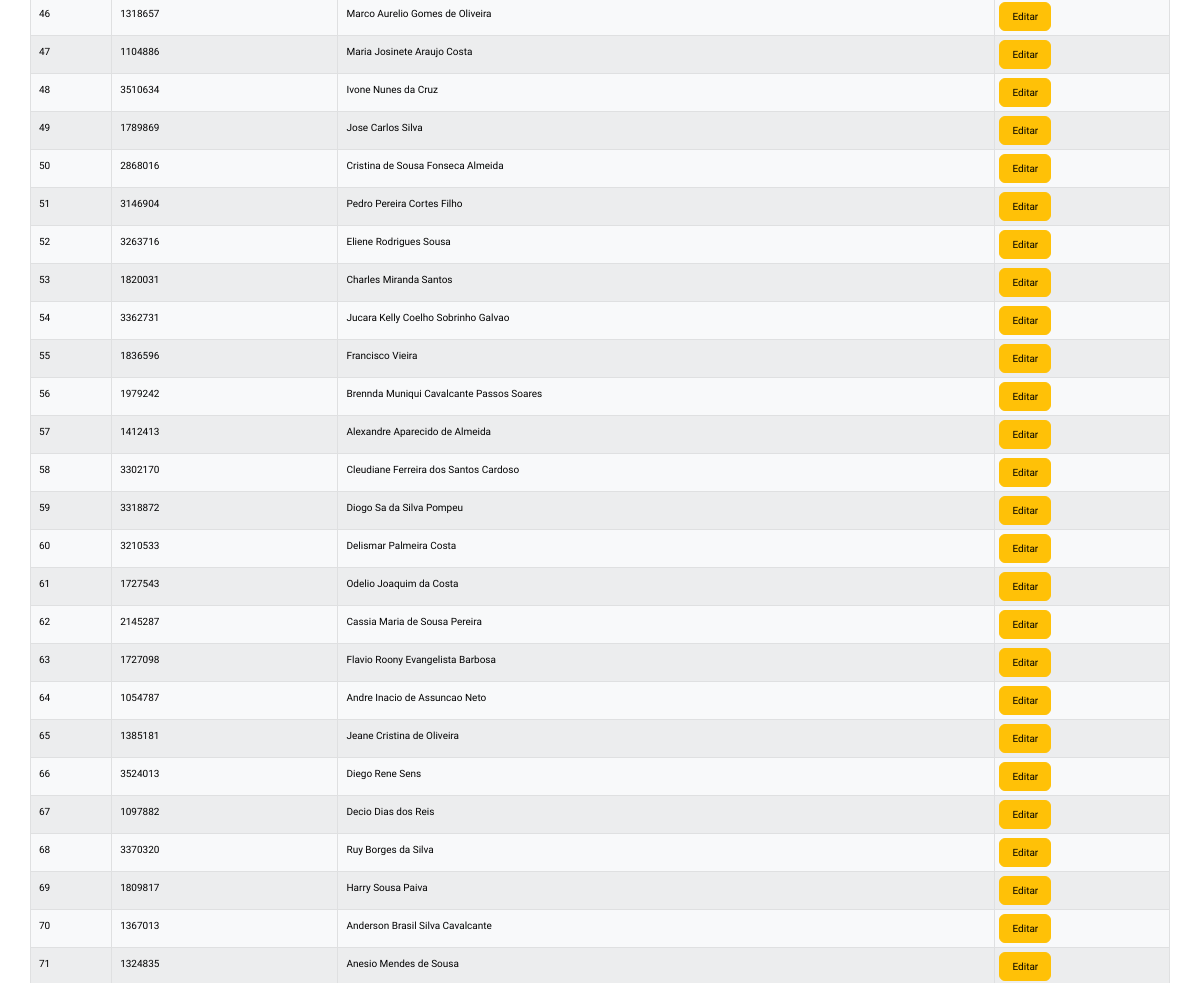
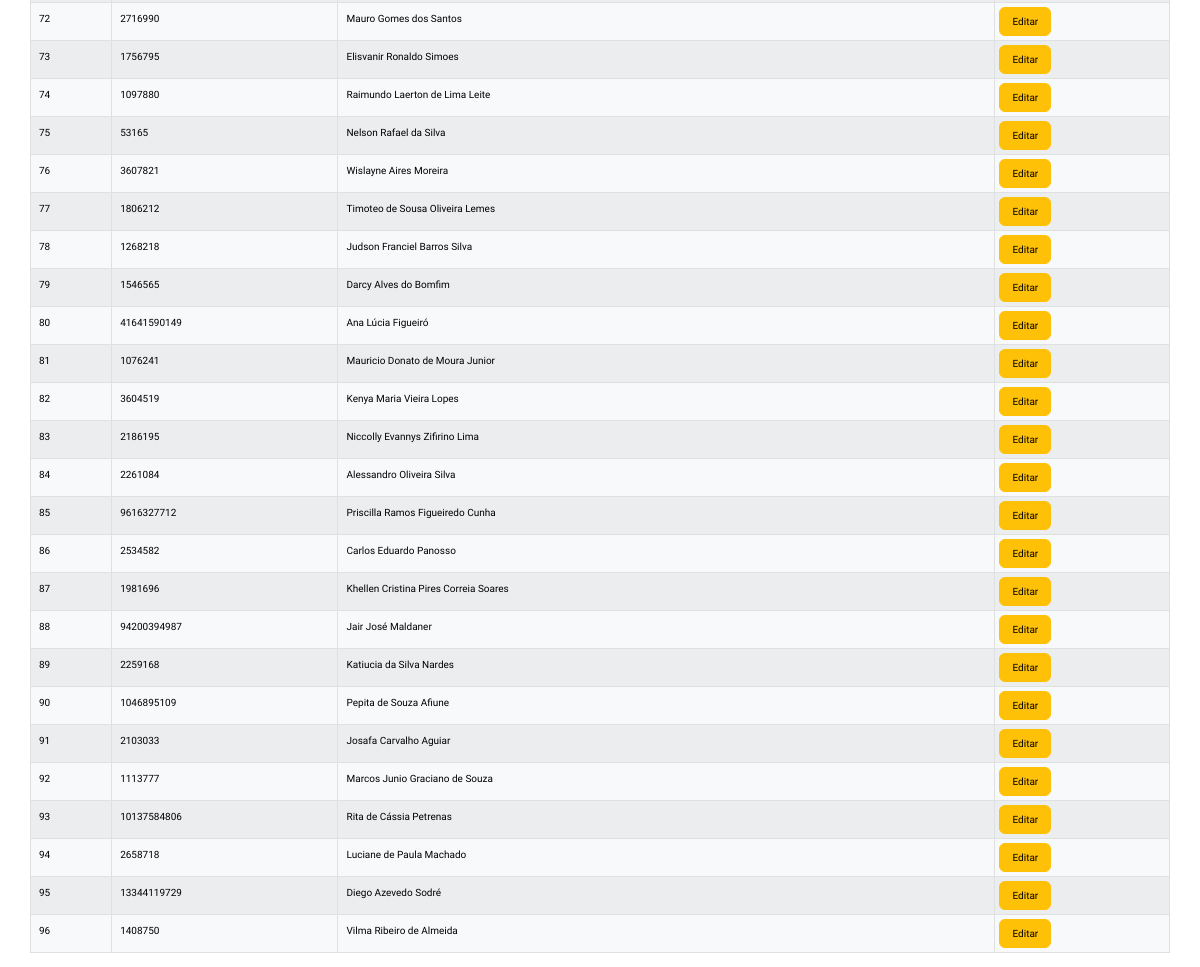
The page /ver_docente/ (signed in, middle part) on the database as committed earlier (2 pictures, top to bottom).
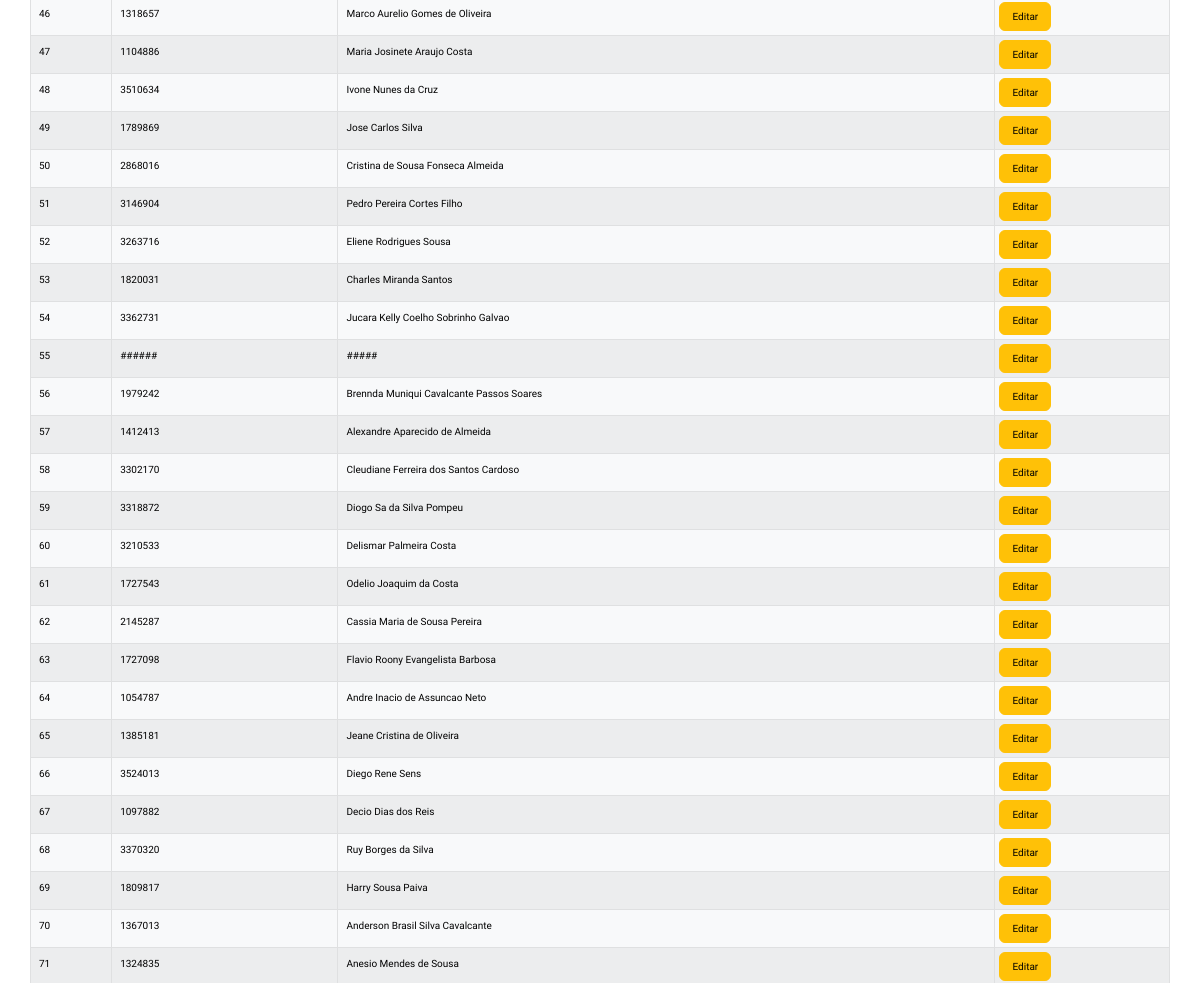
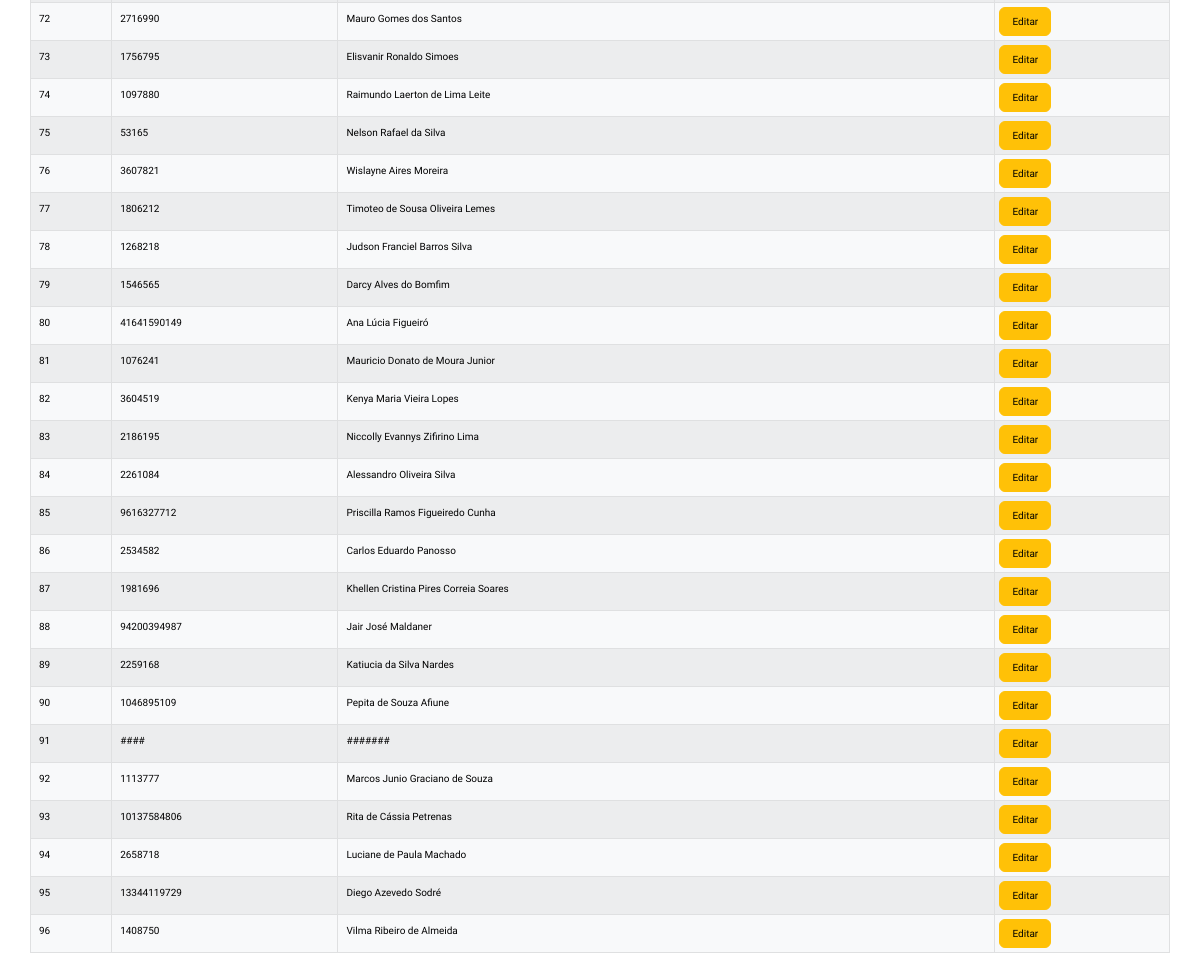
The same page on the database as committed later (2 pictures, top to bottom).
### avadocApp/models.py (models this page shows, shortened)
class Docente(models.Model):
    id_docente = models.AutoField(primary_key=True)
    cod_docente = models.CharField(max_length=200, blank=True, null=True)
    nome_docente = models.CharField(max_length=200, blank=True, null=True)

### avadocApp/views.py (the view)
# urls.py: path('ver_docente/', ver_docente, name='ver_docente'),
def ver_docente(request):
    if request.user.is_authenticated:
        docentes = Docente.objects.all()
        return render(request, 'avadoc/ver_docente.html', {'docentes': docentes})
    else:
        return render(request, "avadoc/pag_erro.html")

### avadocApp/templates/avadoc/ver_docente.html (shortened to what this page needs)
{%  extends "avadoc/base.html" %}
{% block corpo %}
<table class="table table-bordered table-striped table-hover table-light container " style="font-size: x-small;">
    <tbody>
    {% for docente in docentes %}
        <tr>
            <td >{{ docente.id_docente }}</td>
            <td >{{ docente.cod_docente }}</td>
            <td >{{ docente.nome_docente }}</td>
            <td class="p-1 m-auto"><a href="{% url 'editar_docente' docente.id_docente%}" class="btn btn-warning" style="font-size: 10px;">Editar</a></td>
        </tr>
    {% endfor %}
    </tbody>
</table>
{% endblock corpo%}

Rows that differ between the two databases and show on the page:
changed Docente id 55: cod_docente "1836596" → "######"; nome_docente "Francisco Vieira" → "#####"
changed Docente id 91: cod_docente "2103033" → "####"; nome_docente "Josafa Carvalho Aguiar" → "#######"
